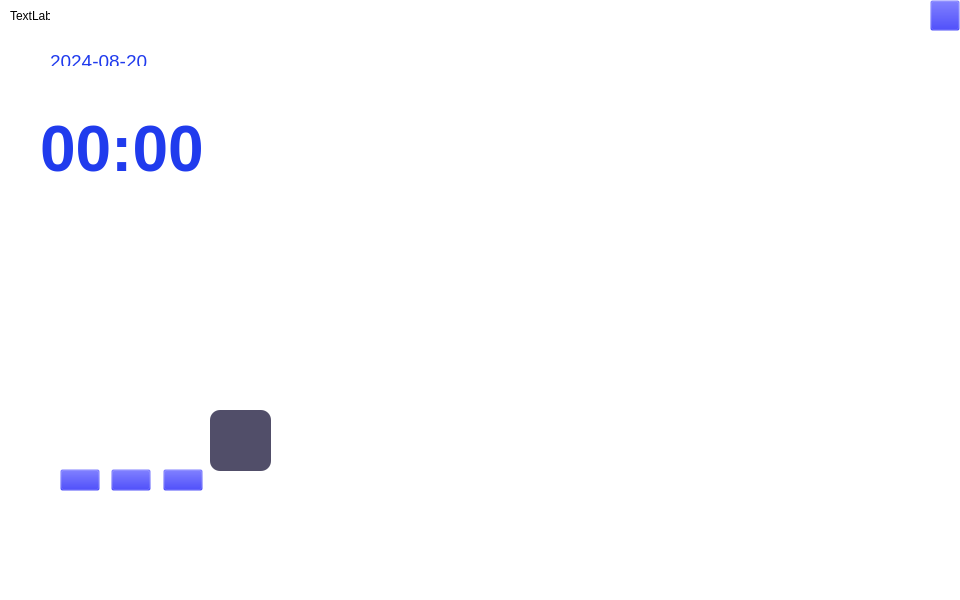
<?xml version="1.0" encoding="UTF-8"?>
<ui version="4.0">
 <class>HomeWindow</class>
 <widget class="QMainWindow" name="HomeWindow">
  <property name="geometry">
   <rect>
    <x>0</x>
    <y>0</y>
    <width>960</width>
    <height>600</height>
   </rect>
  </property>
  <property name="windowTitle">
   <string>MainWindow</string>
  </property>
  <property name="styleSheet">
   <string notr="true">background-color: rgba(255, 255, 255,0);</string>
  </property>
  <widget class="QWidget" name="centralwidget">
   <property name="styleSheet">
    <string notr="true">background-color:rgba(0, 0, 226,0);</string>
   </property>
   <widget class="QPushButton" name="pushButton_7">
    <property name="geometry">
     <rect>
      <x>930</x>
      <y>0</y>
      <width>30</width>
      <height>31</height>
     </rect>
    </property>
    <property name="styleSheet">
     <string notr="true">image: url(:/new/prefix1/tools.png);</string>
    </property>
    <property name="text">
     <string/>
    </property>
   </widget>
   <widget class="QFrame" name="frame">
    <property name="geometry">
     <rect>
      <x>30</x>
      <y>30</y>
      <width>311</width>
      <height>541</height>
     </rect>
    </property>
    <property name="styleSheet">
     <string notr="true"/>
    </property>
    <property name="frameShape">
     <enum>QFrame::Shape::StyledPanel</enum>
    </property>
    <property name="frameShadow">
     <enum>QFrame::Shadow::Raised</enum>
    </property>
    <widget class="QLabel" name="label_4">
     <property name="geometry">
      <rect>
       <x>0</x>
       <y>0</y>
       <width>311</width>
       <height>651</height>
      </rect>
     </property>
     <property name="styleSheet">
      <string notr="true">background-color: qlineargradient(spread:pad, x1:0.505682, y1:0.426, x2:0.511, y2:1, stop:0 rgba(21，25，33，1), stop:0.744318 rgba(32, 33, 44, 0));
border-radius: 15px;</string>
     </property>
     <property name="text">
      <string/>
     </property>
    </widget>
    <widget class="QLabel" name="label_2">
     <property name="geometry">
      <rect>
       <x>10</x>
       <y>170</y>
       <width>291</width>
       <height>191</height>
      </rect>
     </property>
     <property name="styleSheet">
      <string notr="true">image: url(:/new/prefix1/setting2.png);
background-color: rgba(255, 255, 255,0);</string>
     </property>
     <property name="text">
      <string/>
     </property>
    </widget>
    <widget class="QLabel" name="label_9">
     <property name="geometry">
      <rect>
       <x>10</x>
       <y>340</y>
       <width>291</width>
       <height>181</height>
      </rect>
     </property>
     <property name="styleSheet">
      <string notr="true">image: url(:/new/prefix1/setting1.png);
background-color: rgba(255, 255, 255,0);</string>
     </property>
     <property name="text">
      <string/>
     </property>
    </widget>
    <widget class="QFrame" name="frame_3">
     <property name="geometry">
      <rect>
       <x>30</x>
       <y>200</y>
       <width>251</width>
       <height>121</height>
      </rect>
     </property>
     <property name="styleSheet">
      <string notr="true">background-color: rgba(255, 255, 255,0);
color: rgb(255, 255, 255);</string>
     </property>
     <property name="frameShape">
      <enum>QFrame::Shape::StyledPanel</enum>
     </property>
     <property name="frameShadow">
      <enum>QFrame::Shadow::Raised</enum>
     </property>
     <widget class="QLabel" name="label_10">
      <property name="geometry">
       <rect>
        <x>80</x>
        <y>0</y>
        <width>91</width>
        <height>41</height>
       </rect>
      </property>
      <property name="font">
       <font>
        <family>隶书</family>
        <pointsize>18</pointsize>
       </font>
      </property>
      <property name="text">
       <string>&lt;html&gt;&lt;head/&gt;&lt;body&gt;&lt;p&gt;&lt;span style=&quot; font-size:22pt;&quot;&gt;北京市&lt;/span&gt;&lt;/p&gt;&lt;/body&gt;&lt;/html&gt;</string>
      </property>
     </widget>
     <widget class="QLabel" name="label_11">
      <property name="geometry">
       <rect>
        <x>0</x>
        <y>50</y>
        <width>131</width>
        <height>21</height>
       </rect>
      </property>
      <property name="font">
       <font>
        <family>等线 Light</family>
       </font>
      </property>
      <property name="text">
       <string>&lt;html&gt;&lt;head/&gt;&lt;body&gt;&lt;p&gt;&lt;span style=&quot; font-size:10pt;&quot;&gt;今日天气晴朗&lt;/span&gt;&lt;/p&gt;&lt;/body&gt;&lt;/html&gt;</string>
      </property>
     </widget>
     <widget class="QLabel" name="label">
      <property name="geometry">
       <rect>
        <x>0</x>
        <y>0</y>
        <width>71</width>
        <height>41</height>
       </rect>
      </property>
      <property name="font">
       <font>
        <family>微软雅黑</family>
        <pointsize>20</pointsize>
        <bold>false</bold>
       </font>
      </property>
      <property name="text">
       <string>&lt;html&gt;&lt;head/&gt;&lt;body&gt;&lt;p&gt;&lt;span style=&quot; font-size:24pt; color:#ffffff;&quot;&gt;21℃&lt;/span&gt;&lt;/p&gt;&lt;/body&gt;&lt;/html&gt;</string>
      </property>
     </widget>
     <widget class="QLabel" name="label_12">
      <property name="geometry">
       <rect>
        <x>0</x>
        <y>80</y>
        <width>151</width>
        <height>31</height>
       </rect>
      </property>
      <property name="text">
       <string>&lt;html&gt;&lt;head/&gt;&lt;body&gt;&lt;p&gt;湿度60% 空气质量优&lt;/p&gt;&lt;/body&gt;&lt;/html&gt;</string>
      </property>
     </widget>
    </widget>
    <widget class="QLabel" name="label_13">
     <property name="geometry">
      <rect>
       <x>180</x>
       <y>380</y>
       <width>61</width>
       <height>61</height>
      </rect>
     </property>
     <property name="styleSheet">
      <string notr="true">image: url(:/new/prefix1/image.png.png);
background-color: rgba(37, 34, 67,0.8);
border-radius: 10px;
box-shadow: -100px -100px 1px rgba(0, 0, 0, 1);

</string>
     </property>
     <property name="text">
      <string/>
     </property>
    </widget>
    <widget class="QLabel" name="time_label">
     <property name="geometry">
      <rect>
       <x>10</x>
       <y>70</y>
       <width>291</width>
       <height>101</height>
      </rect>
     </property>
     <property name="font">
      <font>
       <family>Microsoft YaHei UI</family>
       <pointsize>24</pointsize>
       <italic>false</italic>
       <bold>true</bold>
      </font>
     </property>
     <property name="styleSheet">
      <string notr="true">background-color: rgba(255, 255, 255,0);
color: rgb(32, 59, 237);
font: 700 24pt &quot;Microsoft YaHei UI&quot;;
</string>
     </property>
     <property name="text">
      <string>&lt;html&gt;&lt;head/&gt;&lt;body&gt;&lt;p&gt;&lt;span style=&quot; font-size:48pt;&quot;&gt;00:00&lt;/span&gt;&lt;/p&gt;&lt;/body&gt;&lt;/html&gt;</string>
     </property>
    </widget>
    <widget class="QLabel" name="day_label">
     <property name="geometry">
      <rect>
       <x>20</x>
       <y>20</y>
       <width>131</width>
       <height>16</height>
      </rect>
     </property>
     <property name="font">
      <font>
       <family>Microsoft YaHei UI</family>
       <pointsize>9</pointsize>
       <italic>false</italic>
       <bold>false</bold>
      </font>
     </property>
     <property name="styleSheet">
      <string notr="true">background-color: rgba(21,25,33,0);
font: 9pt &quot;Microsoft YaHei UI&quot;;
color: rgb(32, 59, 237);</string>
     </property>
     <property name="text">
      <string>&lt;html&gt;&lt;head/&gt;&lt;body&gt;&lt;p&gt;&lt;span style=&quot; font-size:14pt;&quot;&gt;2024-08-20&lt;/span&gt;&lt;/p&gt;&lt;/body&gt;&lt;/html&gt;</string>
     </property>
    </widget>
    <widget class="QLabel" name="label_14">
     <property name="geometry">
      <rect>
       <x>30</x>
       <y>370</y>
       <width>151</width>
       <height>51</height>
      </rect>
     </property>
     <property name="font">
      <font>
       <family>System</family>
       <pointsize>9</pointsize>
       <bold>true</bold>
      </font>
     </property>
     <property name="styleSheet">
      <string notr="true">color: rgb(255, 255, 255);</string>
     </property>
     <property name="text">
      <string>&lt;html&gt;&lt;head/&gt;&lt;body&gt;&lt;p&gt;&lt;span style=&quot; font-size:18pt;&quot;&gt;Fallin' love&lt;/span&gt;&lt;/p&gt;&lt;/body&gt;&lt;/html&gt;</string>
     </property>
    </widget>
    <widget class="QWidget" name="horizontalLayoutWidget">
     <property name="geometry">
      <rect>
       <x>30</x>
       <y>430</y>
       <width>143</width>
       <height>41</height>
      </rect>
     </property>
     <layout class="QHBoxLayout" name="horizontalLayout">
      <item>
       <widget class="QPushButton" name="pushButton_10">
        <property name="styleSheet">
         <string notr="true">image: url(:/new/prefix1/last.png);</string>
        </property>
        <property name="text">
         <string/>
        </property>
       </widget>
      </item>
      <item>
       <spacer name="horizontalSpacer_2">
        <property name="orientation">
         <enum>Qt::Orientation::Horizontal</enum>
        </property>
        <property name="sizeHint" stdset="0">
         <size>
          <width>40</width>
          <height>20</height>
         </size>
        </property>
       </spacer>
      </item>
      <item>
       <widget class="QPushButton" name="pushButton_8">
        <property name="styleSheet">
         <string notr="true">image: url(:/new/prefix1/run.png);</string>
        </property>
        <property name="text">
         <string/>
        </property>
       </widget>
      </item>
      <item>
       <spacer name="horizontalSpacer">
        <property name="orientation">
         <enum>Qt::Orientation::Horizontal</enum>
        </property>
        <property name="sizeHint" stdset="0">
         <size>
          <width>40</width>
          <height>20</height>
         </size>
        </property>
       </spacer>
      </item>
      <item>
       <widget class="QPushButton" name="pushButton_9">
        <property name="styleSheet">
         <string notr="true">image: url(:/new/prefix1/next.png);</string>
        </property>
        <property name="text">
         <string/>
        </property>
       </widget>
      </item>
     </layout>
    </widget>
    <zorder>label_4</zorder>
    <zorder>label_9</zorder>
    <zorder>label_2</zorder>
    <zorder>frame_3</zorder>
    <zorder>label_13</zorder>
    <zorder>time_label</zorder>
    <zorder>day_label</zorder>
    <zorder>label_14</zorder>
    <zorder>horizontalLayoutWidget</zorder>
   </widget>
   <widget class="QLabel" name="label_5">
    <property name="geometry">
     <rect>
      <x>390</x>
      <y>30</y>
      <width>541</width>
      <height>381</height>
     </rect>
    </property>
    <property name="styleSheet">
     <string notr="true">background-color: qlineargradient(spread:pad, x1:0.505682, y1:0.426, x2:0.511, y2:1, stop:0 rgba(21，25，33，1), stop:0.744318 rgba(32, 33, 44, 0));
border-radius: 15px;</string>
    </property>
    <property name="text">
     <string/>
    </property>
   </widget>
   <widget class="QLabel" name="label_6">
    <property name="geometry">
     <rect>
      <x>10</x>
      <y>10</y>
      <width>40</width>
      <height>12</height>
     </rect>
    </property>
    <property name="text">
     <string>TextLabel</string>
    </property>
   </widget>
   <widget class="QLabel" name="label_7">
    <property name="geometry">
     <rect>
      <x>-160</x>
      <y>-100</y>
      <width>1200</width>
      <height>700</height>
     </rect>
    </property>
    <property name="styleSheet">
     <string notr="true">image: url(:/new/prefix1/images/star.jpg);</string>
    </property>
    <property name="text">
     <string>TextLabel</string>
    </property>
   </widget>
   <widget class="QWidget" name="pic_widget" native="true">
    <property name="geometry">
     <rect>
      <x>410</x>
      <y>50</y>
      <width>501</width>
      <height>400</height>
     </rect>
    </property>
    <property name="styleSheet">
     <string notr="true">background-color: transparent</string>
    </property>
   </widget>
   <widget class="QPushButton" name="pushButton_3">
    <property name="geometry">
     <rect>
      <x>620</x>
      <y>480</y>
      <width>71</width>
      <height>61</height>
     </rect>
    </property>
    <property name="styleSheet">
     <string notr="true">border-radius:30px;
background-color:rgba(255,255,255,0.8)</string>
    </property>
    <property name="text">
     <string/>
    </property>
    <property name="icon">
     <iconset resource="res.qrc">
      <normaloff>:/res/mic.png</normaloff>:/res/mic.png</iconset>
    </property>
    <property name="iconSize">
     <size>
      <width>25</width>
      <height>25</height>
     </size>
    </property>
   </widget>
   <zorder>label_7</zorder>
   <zorder>pushButton_7</zorder>
   <zorder>frame</zorder>
   <zorder>label_5</zorder>
   <zorder>label_6</zorder>
   <zorder>pic_widget</zorder>
   <zorder>pushButton_3</zorder>
  </widget>
 </widget>
 <resources>
  <include location="res.qrc"/>
 </resources>
 <connections/>
</ui>
